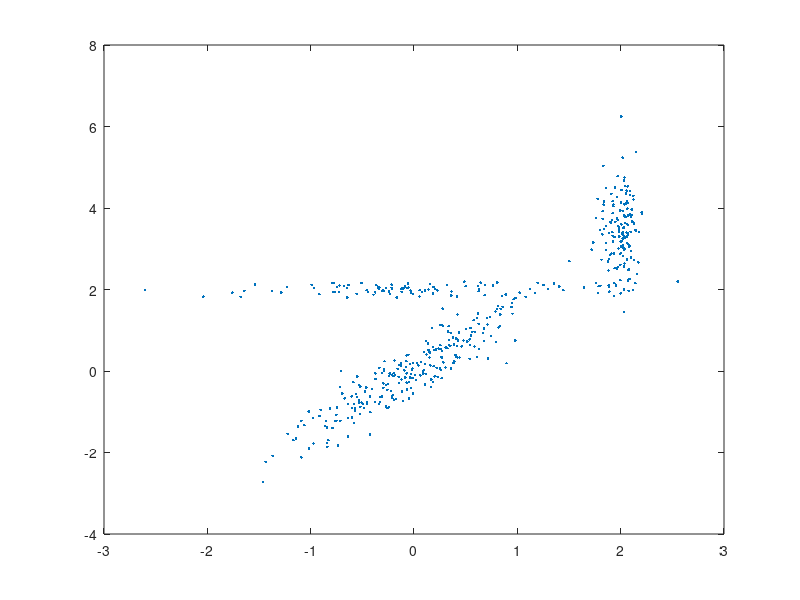

This chart was generated by the following MATLAB code: (Note: this script raises an error after producing the figure.)
%clear all;
% This code depends on the NetLab toolbox. It is free available from:
% http://www.aston.ac.uk/eas/research/groups/ncrg/resources/netlab/downloads/
%--------------------------------------------------------------------------
%---------------------- Example one ---------------------------------------
ndata = 500;
data = randn(ndata, 2);
prior = [0.3 0.5 0.2];
% Mixture model swaps clusters 1 and 3
datap = [0.2 0.5 0.3];
datac = [0 2; 0 0; 2 3.5];
datacov = repmat(eye(2), [1 1 3]);
data1 = data(1:prior(1)*ndata,:);
data2 = data(prior(1)*ndata+1:(prior(2)+prior(1))*ndata, :);
data3 = data((prior(1)+prior(2))*ndata +1:ndata, :);

% First cluster has axis aligned variance and centre (2, 3.5)
data1(:, 1) = data1(:, 1)*0.1 + 2.0;
data1(:, 2) = data1(:, 2)*0.8 + 3.5;
datacov(:, :, 3) = [0.1*0.1 0; 0 0.8*0.8];

% Second cluster has variance axes rotated by 30 degrees and centre (0, 0)
rotn = [cos(pi/6) -sin(pi/6); sin(pi/6) cos(pi/6)];
data2(:,1) = data2(:, 1)*0.2;
data2 = data2*rotn;
datacov(:, :, 2) = rotn' * [0.04 0; 0 1] * rotn;

% Third cluster is at (0,2)
data3(:, 2) = data3(:, 2)*0.1;
data3 = data3 + repmat([0 2], prior(3)*ndata, 1);

% Put the dataset together again
data = [data1; data2; data3];
figure;
plot(data(:,1),data(:,2),'.');
%--------------------------------------------------------------------------
indNAN = randperm(size(data,1));
indVar = (rand(1,size(data,1))>0.5) + 1;
cont = 0;
for MValPer = 0.05:0.05:0.5 %Percentage of missing values
    cont = cont + 1;
    for M = 2:10 % Number of Gaussians in mixture
        
        %----------------------------------------------------------------------
        indtem = indNAN(1:ceil(ndata*MValPer));
        dataNaN = data;
        ind1 = indVar(indtem) == 1;
        dataNaN(ind1,1) = NaN;
        ind2 = indVar(indtem) == 2;
        dataNaN(ind2,2) = NaN;
        %----------------------------------------------------------------------
        [~,mDataIu,~] = GMI(dataNaN,M,'full');
        %----------------------------------------------------------------------
        %--------------- MSE estimation ---------------------------------------
        tem = sum((data(ind1,1) - mDataIu(ind1,1)).^2);
        tem = tem + sum((data(ind2,2) - mDataIu(ind2,2)).^2);
        Error(cont,M-1) = sqrt(tem/length(indtem));
    end
end
%--------------------------------------------------------------------------
MValPer = 0.05:0.05:0.5;
M = 2:10;
figure(),surf(MValPer,M,Error');
colorbar;
